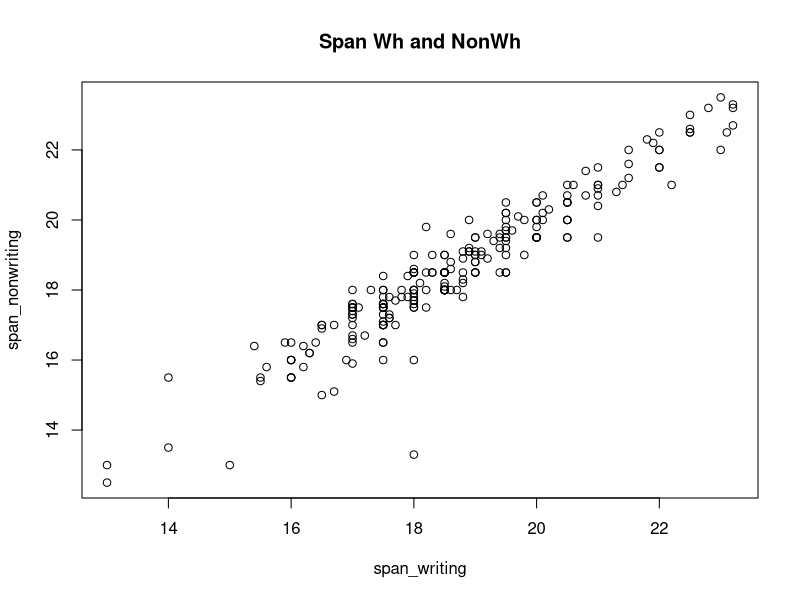
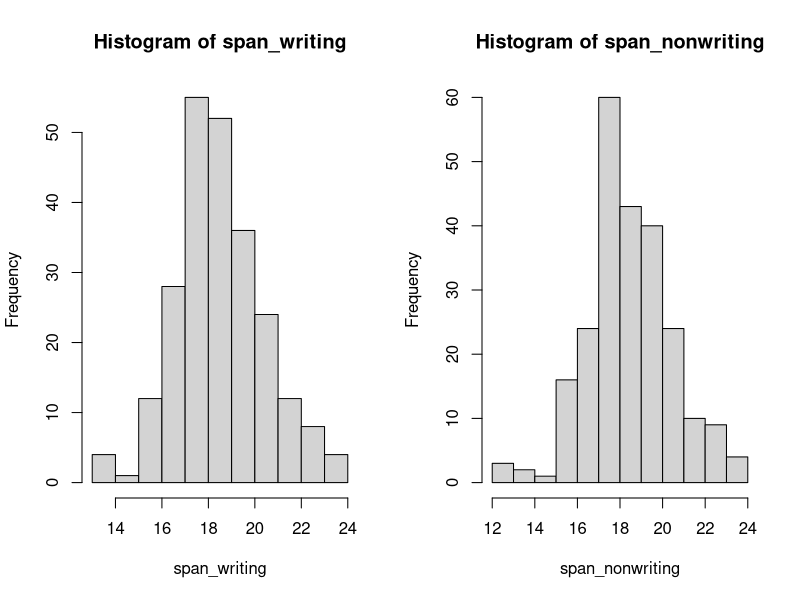
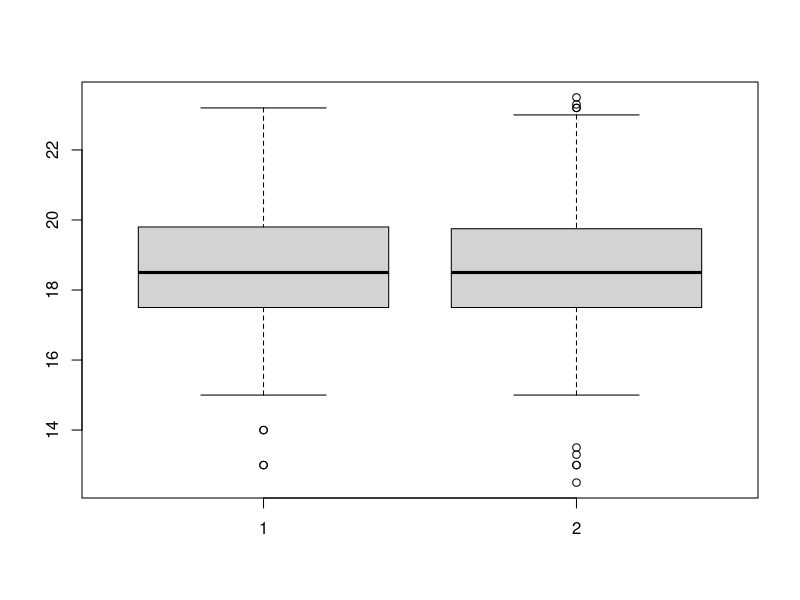
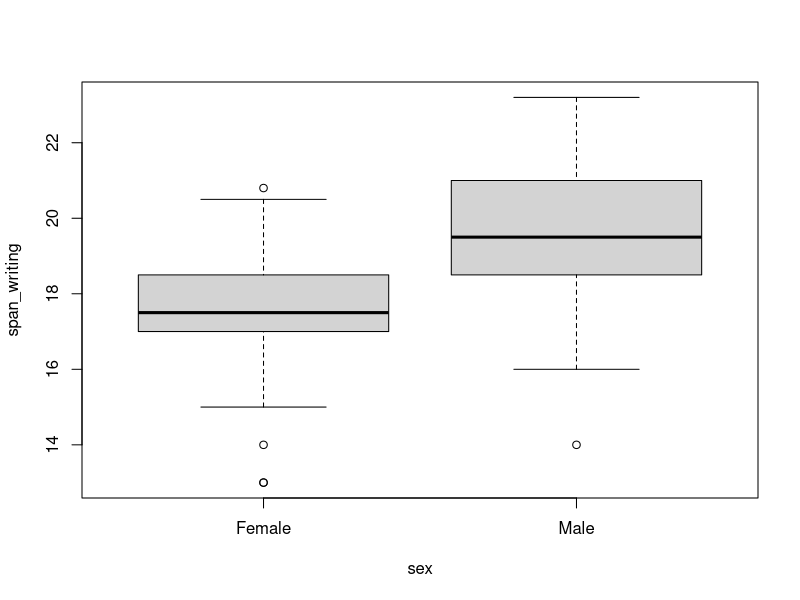
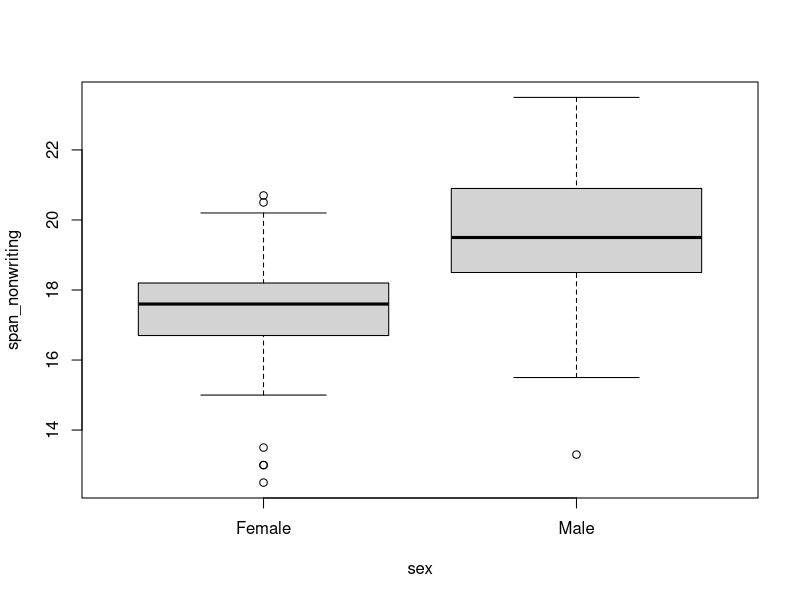

The R script that drew these images, in order:
#A partir del fichero survey de la librarıa MASS se pide:
#(i) Identificar variables cuantitativas y categoricas (factores)
#(ii) Representar dos variables cuantitativas mediante plot(x,y) y a continuacion identificar los niveles de una variable categorica
#(iii) Representar variables cuantitativas mediante hist(x) y mediante boxplot
#(iv) Representar variables cuantitativas segun niveles de alǵun factor

library(MASS)
??MASS
data(survey)
names(survey)  #traigo los nombres de las variables del data frame swiss
help(survey)
survey

##(i) Identificar variables cuantitativas y categoricas (factores)

sapply(survey, class)


#(ii) Representar dos variables cuantitativas mediante plot(x,y) y a continuacion identificar los niveles de una variable categorica
span_writing <- survey$Wr.Hnd
span_nonwriting <- survey$NW.Hnd
plot(span_writing,span_nonwriting, main = "Span Wh and NonWh")


#(iii) Representar variables cuantitativas mediante hist(x) y mediante boxplot
par(mfrow = c(1,2))
hist(span_writing)
hist(span_nonwriting)
par(mfrow = c(1,1))
boxplot(span_writing,span_nonwriting)

#(iv) Representar variables cuantitativas segun niveles de algun factor
sex <- survey$Sex
plot(span_writing ~ sex)
plot(span_nonwriting ~ sex)

